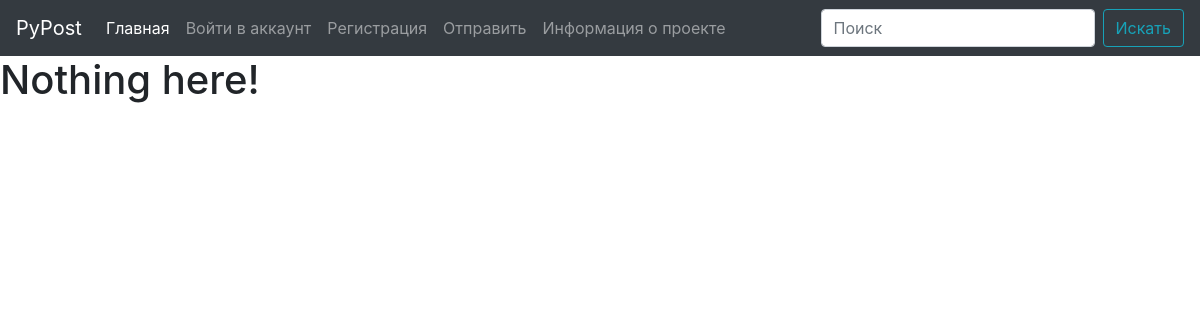
Before: / with the older database file.
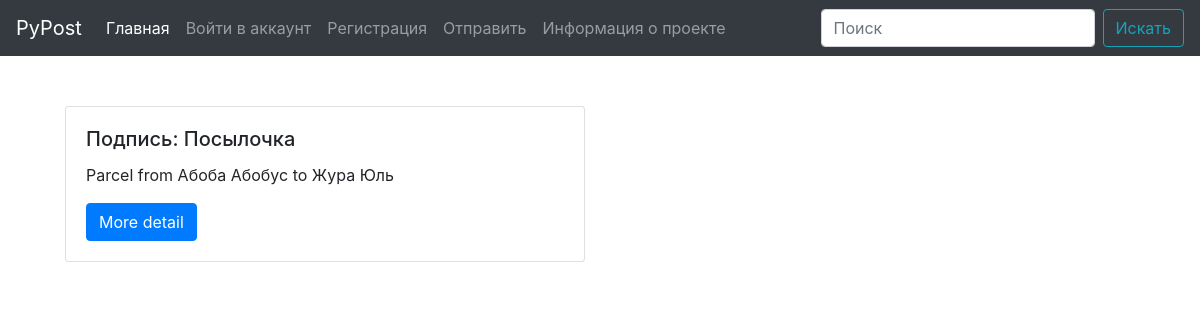
After: the same page with the newer database file.
### postapp/models.py (models this page shows)
class PostalItem(models.Model):
    id = models.AutoField(primary_key=True, unique=True)
    name = models.CharField(max_length=100, null=True)
    sender = models.ForeignKey(Customer, related_name='senders', on_delete=models.CASCADE)
    receiver = models.ForeignKey(Customer, related_name='receivers', on_delete=models.CASCADE)
    departure_date = models.DateField(auto_now_add=True)
    type = models.CharField(max_length=9, choices=CHOICES)
    class Meta:
        db_table = 'postal_item'
        ordering = ['-departure_date']
    def __str__(self):
        return f"{self.get_type_display()} from {self.sender} to {self.receiver}"

class Customer(models.Model):
    id = models.AutoField(primary_key=True, unique=True)
    user = models.ForeignKey(User, related_name="customers", on_delete=models.CASCADE)
    first_name = models.CharField(max_length=50)
    last_name = models.CharField(max_length=50)
    adress = models.CharField(max_length=50)
    index = models.CharField(max_length=6)
    class Meta:
        db_table = 'customer'
        ordering = ['first_name', 'last_name']
    def __str__(self):
        return f"{self.first_name} {self.last_name}"

### postapp/views.py (the view)
# urls.py: path('', views.IndexView.as_view(), name='index'),
class IndexView(ListView):
    model = PostalItem
    context_object_name = 'items'
    template_name = 'index.html'

### templates/index.html (shortened to what this page needs)
{% extends 'base.html' %}
{%block content%}
  {% if items %}
    {%for item in items%}
        <div class="row" style="margin: 50px;">
            <div class="col-sm-6">
              <div class="card">
                <div class="card-body">
                  <h5 class="card-title">Подпись: {{item.name}}</h5>
                  <p class="card-text">{{item}}</p>
                  <a href="{%url 'detail' item.id%}" class="btn btn-primary">More detail</a>
              </div>
            </div>
          </div>
        </div>
    {%endfor%}
  {% else %}
        <h1>Nothing here!</h1>
  {% endif %}
{%endblock content%}

### templates/base.html (shortened to what this page needs)
<!DOCTYPE html>
<html lang="en">
  <head>
    <link rel="stylesheet" href="">
    <link rel="stylesheet" href="https://cdn.jsdelivr.net/npm/bootstrap@4.0.0/dist/css/bootstrap.min.css">
  </head>
  <body>
    <nav class="navbar navbar-expand-lg navbar-dark bg-dark">
        <a class="navbar-brand" href="{%url 'index'%}">PyPost</a>
        <div class="collapse navbar-collapse" id="navbarColor01">
          <ul class="navbar-nav mr-auto">
            <li class="nav-item active">
              <a class="nav-link" href="{%url 'index'%}">Главная</a>
            </li>
            {%if user.is_authenticated%}
            <li class="nav-item">
              <a class="nav-link" href="{%url 'logout'%}"> Выйти</a>
            </li>
            {%else%}
            <li class="nav-item">
              <a class="nav-link" href="{%url 'login'%}">Войти в аккаунт</a>
            </li>
            {%endif%}
            <li class="nav-item">
              <a class="nav-link" href="{%url 'signup'%}">Регистрация</a>
            </li>
            <li class="nav-item">
              <a class="nav-link" href="{% url 'send' %}">Отправить</a>
            </li>
            <li class="nav-item">
              <a class="nav-link" href="{%url 'about'%}">Информация о проекте</a>
            </li>
          </ul>
          <form class="form-inline">
            <input class="form-control mr-sm-2" type="search" placeholder="Поиск" aria-label="Search" />
            <button class="btn btn-outline-info my-2 my-sm-0" type="submit">Искать</button>
          </form>
        </div>
      </nav>
    {% block content %}
    {% endblock content %}
  </body>
</html>

Changed rows visible on the page:
added PostalItem: name "Посылочка", type+sender+receiver "Parcel from Абоба Абобус to Жура Юль"
Other visible differences:
text no longer shown: "Nothing here!"
